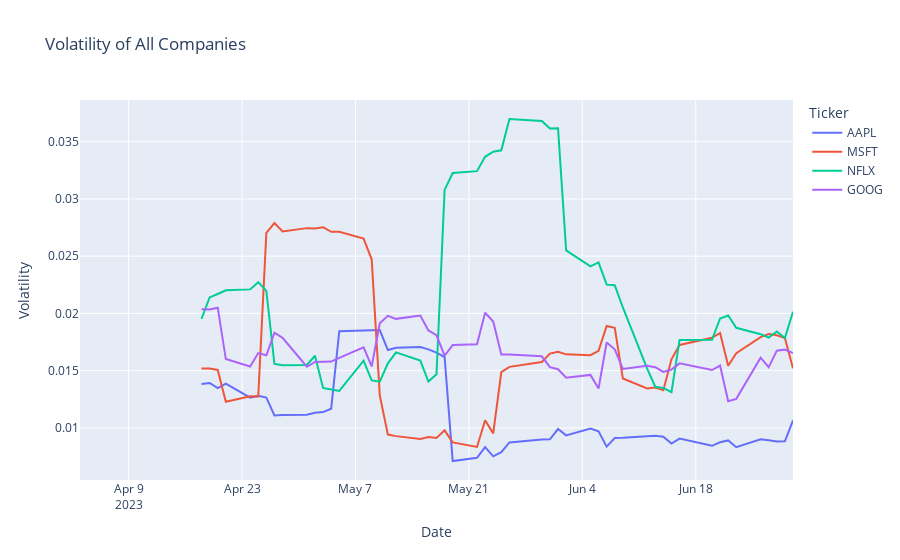

Notebook cell for this chart:
### Code cell
df['Volatility'] = df.groupby('Ticker')['Close'].pct_change().rolling(window=10).std().reset_index(0, drop=True)
fig = px.line(df, x='Date', y='Volatility', 
              color='Ticker', 
              title='Volatility of All Companies')
fig.show()
